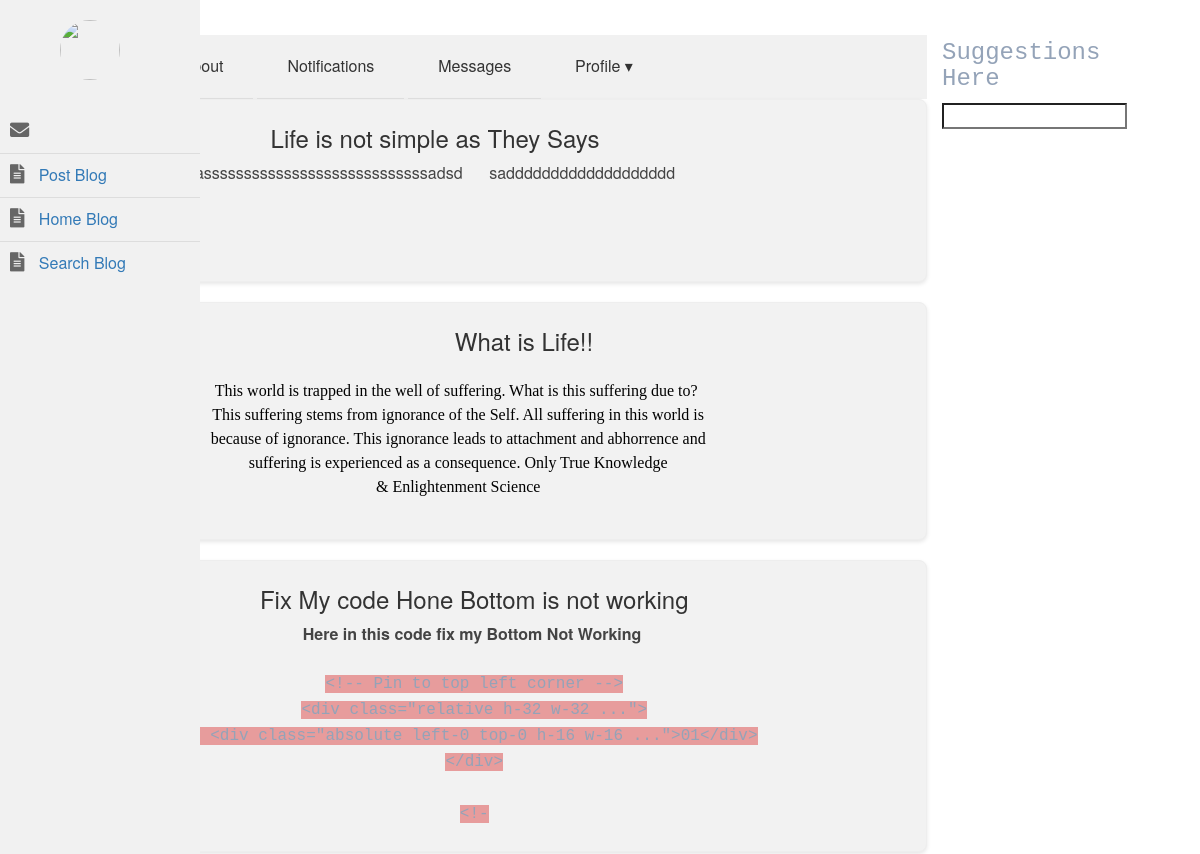
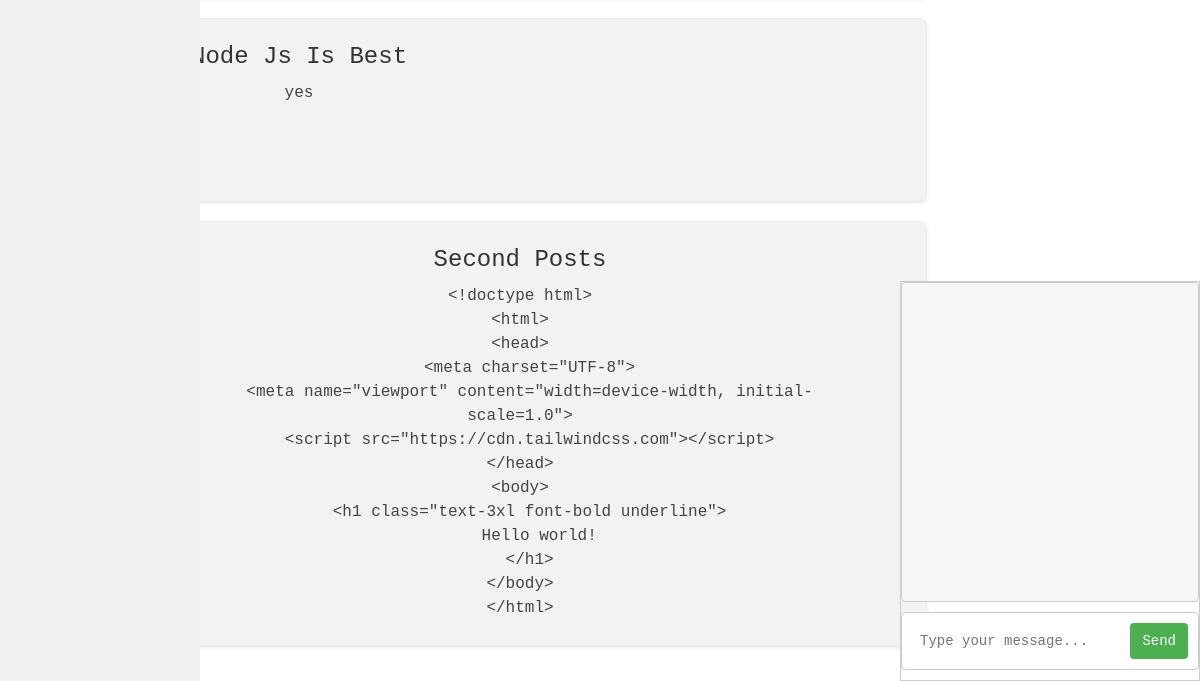
The page /Blog/home.php on the database as committed earlier (2 pictures, top to bottom).
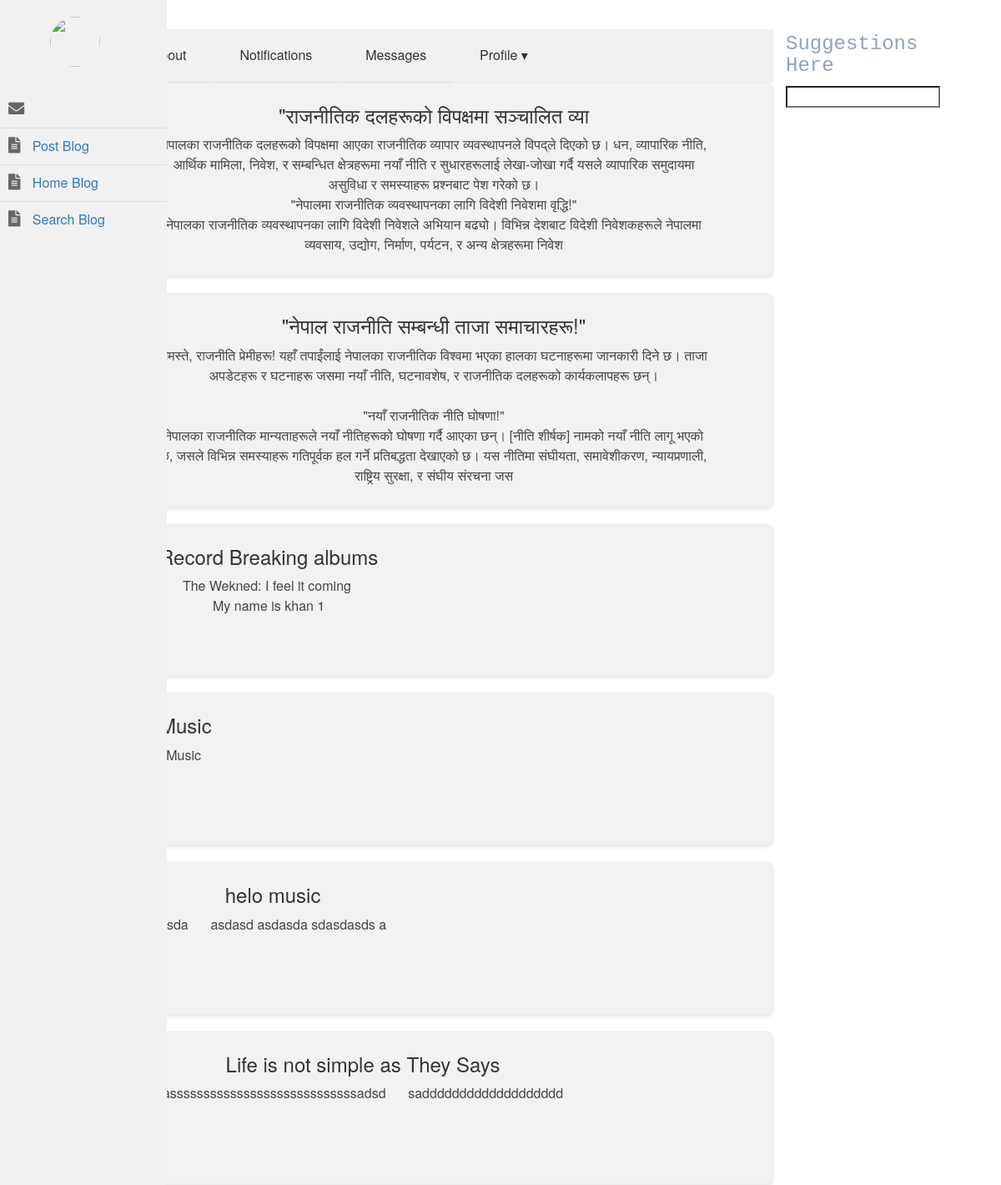
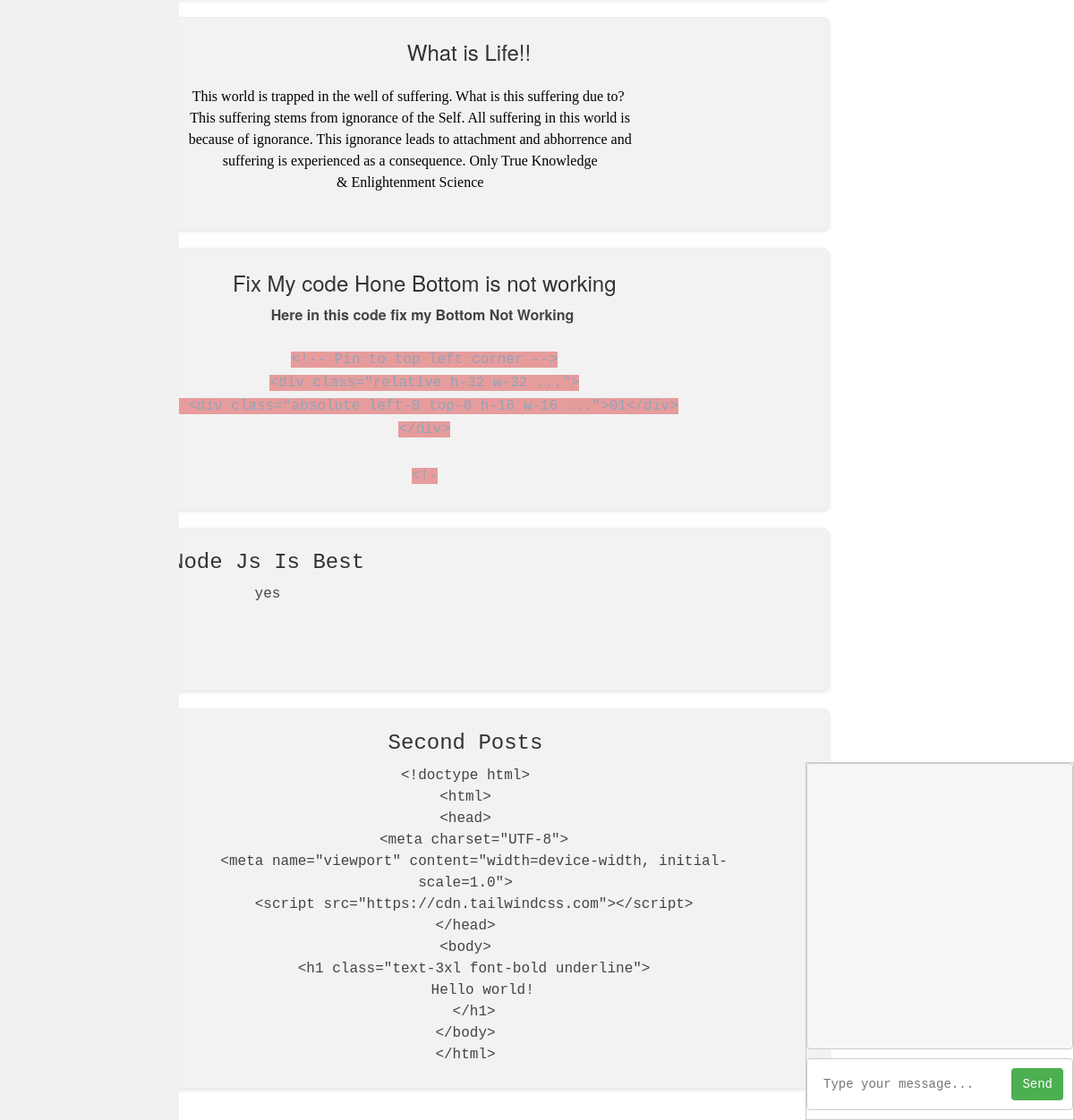
The same page on the database as committed later (2 pictures, top to bottom).
### tables this page shows
CREATE TABLE `community` (
  `id` int(10) NOT NULL,
  `title` varchar(40) NOT NULL,
  `contents` varchar(500) NOT NULL,
  `images` varchar(255) NOT NULL,
  `username` varchar(20) NOT NULL,
  `p_p` varchar(100) NOT NULL,
  `tags` varchar(250) NOT NULL,
  `timestamp` timestamp NOT NULL DEFAULT current_timestamp() ON UPDATE current_timestamp()
);

### Blog/home.php (the view, shortened to what this page needs)
<!DOCTYPE html>
<html lang="en">
<head>
</head>
<body>
    <div class="container">
        <div class="sidenav">
            <?php include 'include/sidenav.php' ?>
        </div>
        <div class="contents">
            <nav>
  <ul>
    <li><a href="../home.php">Home</a></li>
    <li><a href="about.php">About</a></li>
    <li><a href="notifications.php">Notifications</a></li>
    <li><a href="messages.php">Messages</a></li>
    <li class="dropdown">
      <a href="#" class="dropbtn">Profile &#9662;</a>
    </li>
  </ul>
</nav>
            <?php $conn = mysqli_connect('localhost', 'root', '', 'chat_app_db');
            $sql = "SELECT community.id as cid, community.contents as contents , community.username,community.title as title, users.name as name , users.lastname as lastname, users.p_p as profile
               FROM community
               LEFT JOIN users ON users.username = community.username ORDER BY community.id DESC
";
            $result = mysqli_query($conn, $sql);
            while ($row = mysqli_fetch_assoc($result)) {
                $contents =  $row['contents'];
                $name = $row['name'];
                $cid = $row['cid'];
                $title = $row['title'];
                $lastname = $row['lastname'];
            ?>
               <a href="singlepost.php?cid=<?php echo $cid; ?>">
  <div class="blogs">
                    <div class="profile">
                        <h5> <?php echo $name ?> </h5>
                        <h5> <?php echo $lastname ?> </h5>
                    </div>
                    <div class="contents" id="shoee">
                        <h1> <?php echo $title ?> </h1>
                        <p><?php echo $contents ?></p>
                    </div>
                </div>
                </a>
            <?php
            }
            ?>
        </div>
        <div class="">
            <h3> Suggestions Here </h3>
            <div>
                <input type="search" id="search-input">
            </div>
            <div id="chat-container">
                <div id="chat-messages"></div>
                <form id="chat-form">
                    <input type="text" id="chat-message" name="message" placeholder="Type your message...">
                    <button type="submit">Send</button>
                </form>
            </div>
        </div>
</body>
</html>

Rows that differ between the two databases and show on the page:
added community: title "\"राजनीतिक दलहरूको विपक्षमा सञ्चालित व्या", contents "नेपालका राजनीतिक दलहरूको विपक्षमा आएका राजनीतिक व्यापार व्यवस्थापनले विपद्ले दिएको छ। धन, व्यापारिक नीति, आर्थिक मामिला, निवेश, र सम्बन्धित क्षेत्रहरूमा नयाँ नीति र सुधारहरूलाई लेखा-जोखा गर्दै यसले व्यापारिक समुदायमा असुविधा र समस्याहरू प्रश्नबाट पेश गरेको छ। \"नेपालमा राजनीतिक व्यवस्थापनका लागि विदेशी निवेशमा वृद्धि!\" नेपालका राजनीतिक व्यवस्थापनका लागि विदेशी निवेशले अभियान बढ्यो। विभिन्न देशबाट विदेशी निवेशकहरूले नेपालमा व्यवसाय, उद्योग, निर्माण, पर्यटन, र अन्य क्षेत्रहरूमा निवेश"
added community: title "\"नेपाल राजनीति सम्बन्धी ताजा समाचारहरू!\"", contents "नमस्ते, राजनीति प्रेमीहरू! यहाँ तपाईंलाई नेपालका राजनीतिक विश्वमा भएका हालका घटनाहरूमा जानकारी दिने छ। ताजा अपडेटहरू र घटनाहरू जसमा नयाँ नीति, घटनावशेष, र राजनीतिक दलहरूको कार्यकलापहरू छन्। \"नयाँ राजनीतिक नीति घोषणा!\" नेपालका राजनीतिक मान्यताहरूले नयाँ नीतिहरूको घोषणा गर्दै आएका छन्। [नीति शीर्षक] नामको नयाँ नीति लागू भएको छ, जसले विभिन्न समस्याहरू गतिपूर्वक हल गर्ने प्रतिबद्धता देखाएको छ। यस नीतिमा संघीयता, समावेशीकरण, न्यायप्रणाली, राष्ट्रिय सुरक्षा, र संघीय संरचना जस"
added community: title "Record Breaking albums", contents "The Wekned: I feel it coming My name is khan 1"
added community: title "Music", contents "Music"
added community: title "helo music", contents "asda asdasd asdasda sdasdasds a"
